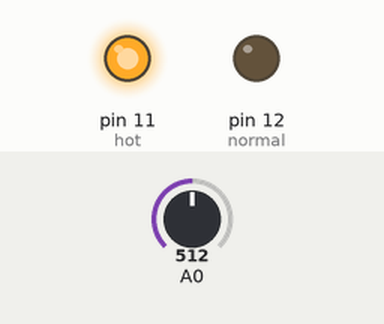
Recording of a sketch running on a simulated Arduino Uno, built with avr-gcc and run on an emulated ATmega328P. Shown: output pins drawn as LEDs (lit = HIGH). The test bench sets the inputs (shaded band); at power-on: A0 = 512.

Above: at 1.8 s.
1.9 s: A0 set to 162
6.0 s: A0 set to 155
At 6.8 s:
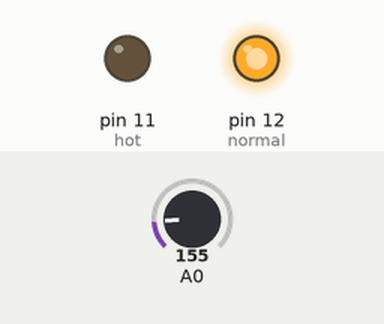
10.1 s: A0 set to 306
At 11.8 s:
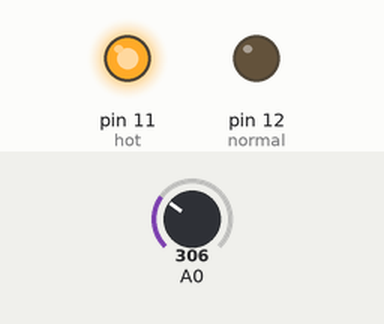
Timing chart, 0 to 13.3 s (numbered marks = the images above; inputs shaded):
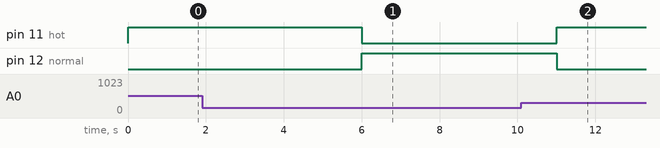

The sketch:

temprature_sensor.ino
```cpp
int hot=11;
int normal=12;
int cold=13;
float sensor=0;
float celsius=0;
float voltage=0;
void setup() {
pinMode(hot,OUTPUT);
pinMode(cold,OUTPUT);
pinMode(normal,OUTPUT);

}

void loop() {
  sensor=analogRead(0);
  voltage=sensor*5000/1024;
  voltage=voltage-500;
  celsius=voltage/10;

  if(celsius>= 26)
 {
  digitalWrite(hot,HIGH);
  delay(1000);
  digitalWrite(hot,LOW);

 }
 else if (celsius<26 && celsius>20)
 {digitalWrite(normal,HIGH);
 delay(1000);
 digitalWrite(normal,LOW);

 }
 else{
  digitalWrite(cold,HIGH);

 delay(1000);
 digitalWrite(cold,LOW);
 }

}
```

Measured:
- the behaviour switches between 156 and 155 on A0 (found by bisection; images 0 and 1)
- after the input at 6.0 s, pin 11 (hot): HIGH → LOW at once; pin 12 (normal): LOW → HIGH at once
- after the input at 10.1 s, pin 11 (hot): LOW → HIGH after 0.90 s; pin 12 (normal): HIGH → LOW after 0.90 s
